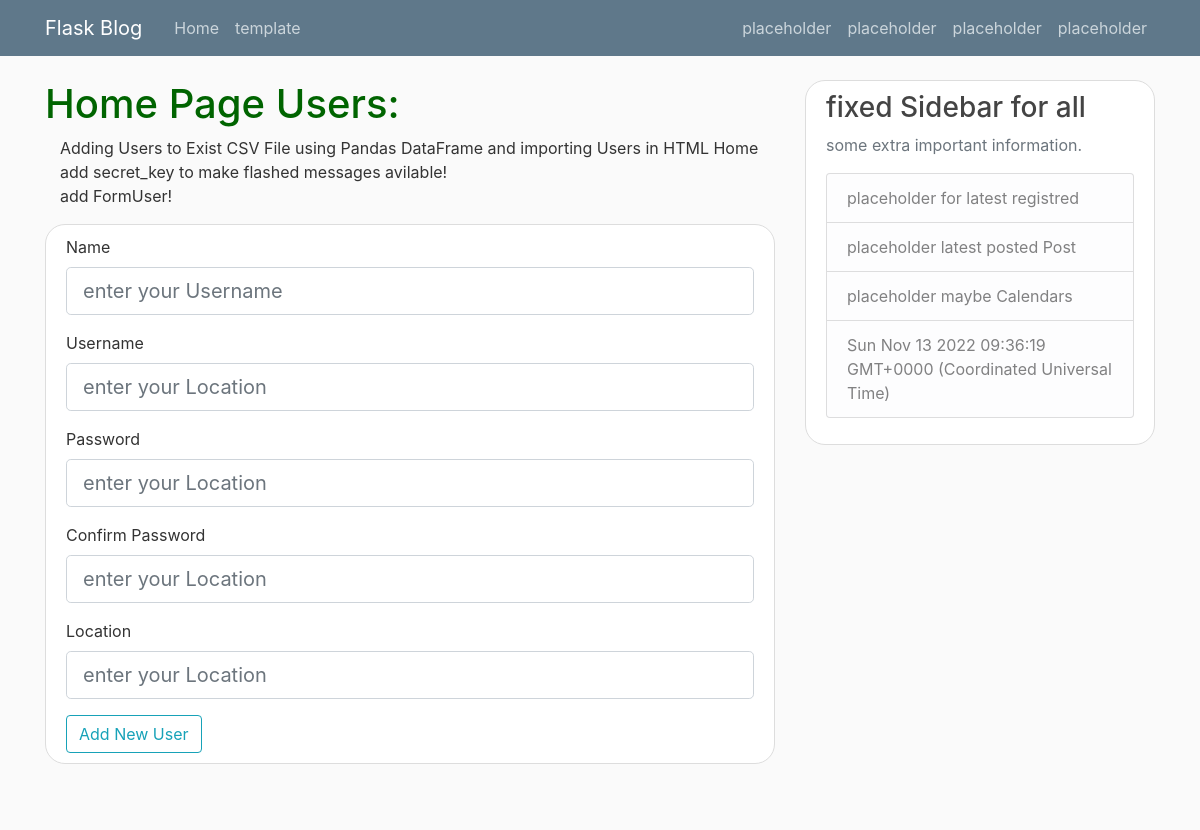
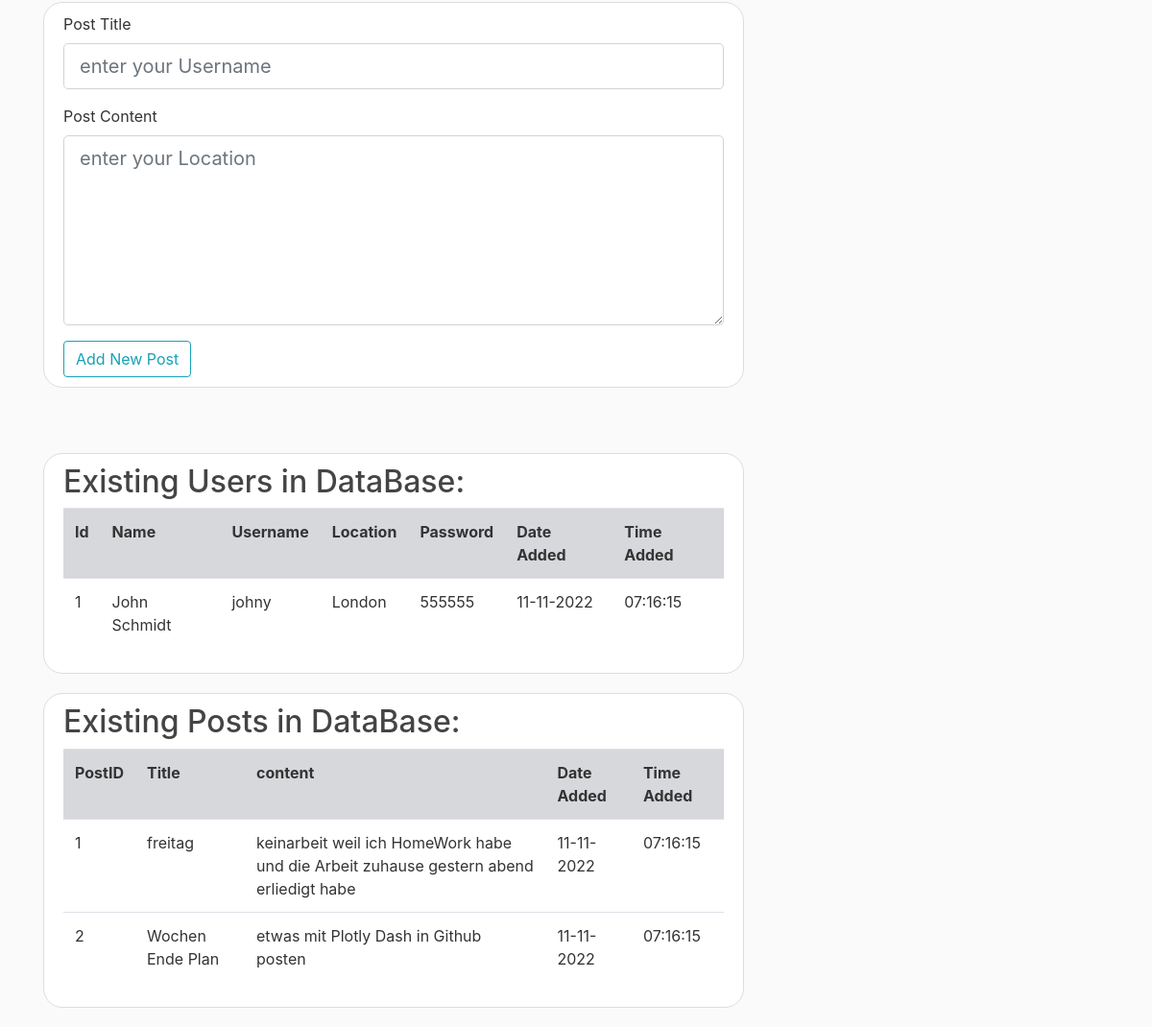
The page / on the database its author committed (2 pictures, top to bottom).
### app.py (models this page shows)
class Users(db.Model):
    id=db.Column(db.Integer, primary_key=True)
    name=db.Column(db.String(20),unique=False,nullable=False)
    username=db.Column(db.String(20),unique=True,nullable=False)
    password=db.Column(db.String(100),unique=False,nullable=False)
    location=db.Column(db.String(20),nullable=False)
    date_added=db.Column(db.DateTime,default=datetime.utcnow())
    @property
    def date(self):
        date=self.date_added.strftime("%d-%m-%Y")
        time=self.date_added.strftime("%H:%M:%S")
        date=dict(date=date,time=time)
        return date

class Posts(db.Model):
    id=db.Column(db.Integer, primary_key=True)
    title=db.Column(db.String(100),unique=False,nullable=False)
    content=db.Column(db.String(500),unique=True,nullable=False)
    date_added=db.Column(db.DateTime,default=datetime.utcnow())
    @property
    def date(self):
        date=self.date_added.strftime("%d-%m-%Y")
        time=self.date_added.strftime("%H:%M:%S")
        date=dict(date=date,time=time)
        return date

### app.py (the view, shortened to what this page needs)
@app.route('/',methods=['POST','GET'])
def home():
    form = UserForm()
    postform=PostForm()
    users=Users.query.order_by(Users.date_added)
    posts=Posts.query
    return render_template('home.html',users=users,form=form,postform=postform,posts=posts)

### app.py
class UserForm(FlaskForm):
    name=StringField('Name',validators=[DataRequired(),Length(min=3,max=20)])
    username=StringField('Username',validators=[DataRequired(),Length(min=3,max=20)])
    location=StringField('Location',validators=[DataRequired(),Length(min=2,max=20)])
    password=PasswordField('Password',validators=[DataRequired(),Length(min=6,max=20),EqualTo('password2',message="you most confirm your Password")])
    password2=PasswordField('Confirm Password',validators=[DataRequired(),Length(min=6,max=20)])
    submit=SubmitField('Add New User')

class PostForm(FlaskForm):
    title=StringField('Post Title',validators=[DataRequired(),Length(min=3,max=100)])
    content=TextAreaField('Post Content',validators=[DataRequired()])
    submit=SubmitField('Add New Post')

### templates/home.html (shortened to what this page needs)
{%extends 'layout.html'%}
{% block content %}
<h1 style="color:darkgreen;">Home Page Users:</h1>
<div class="container">
	<p>
		Adding Users to Exist CSV File using Pandas DataFrame and importing Users in HTML Home<br>
		add secret_key to make flashed messages avilable!<br>
		add FormUser!<br>
	</p>
</div>
<div class="content-section">
	<form method="POST" action="#">
		 <div class="form-group">
			{{form.name.label(class="form-control-label")}}
			 {{form.name(class="form-control form-control-lg",placeholder='enter your Username')}}
		 </div>
		<div class="form-group">
			{{form.username.label(class="form-control-label")}} {{form.username(class="form-control form-control-lg",placeholder='enter your Location')}}
		</div>
		<div class="form-group">
			{{form.password.label(class="form-control-label")}} {{form.password(class="form-control form-control-lg",placeholder='enter your Location')}}
		</div>
		<div class="form-group">
			{{form.password2.label(class="form-control-label")}} {{form.password2(class="form-control form-control-lg",placeholder='enter your Location')}}
		</div>
		<div class="form-group">
			{{form.location.label(class="form-control-label")}} {{form.location(class="form-control form-control-lg",placeholder='enter your Location')}}
		</div>
		 {{form.submit(class="btn btn-outline-info")}}
	</form>
</div>
<br>
<br>
<div class="content-section post-form">
	<form method="POST" action="#">
		 <div class="form-group">
			{{postform.title.label(class="form-control-label")}}
			 {{postform.title(class="form-control form-control-lg",placeholder='enter your Username')}}
		 </div>
		<div class="form-group">
			{{postform.content.label(class="form-control-label")}} {{postform.content(class="form-control form-control-lg",placeholder='enter your Location', rows=6)}}
		</div>
		 {{postform.submit(class="btn btn-outline-info")}}
	</form>
</div>
<br>
<br>
<div class="content-section">
<h2>Existing Users in DataBase:</h2>
<table class="table table-hover">
	<tr class="table-secondary">
		<th>Id</th><th>Name</th><th>Username</th><th>Location</th><th>Password</th><th>Date Added</th><th>Time Added</th>
	</tr>
	{%for user in users%}
		<tr>
			<td>{{user.id}}</td><td>{{user.name}}</td><td>{{user.username}}</td><td>{{user.location}}</td><td>{{user.password}}</td><td>{{user.date.date}}</td><td>{{user.date.time}}</td>
		</tr>
	{%endfor%}
</table>
</div>
<div class="content-section">
	<h2>Existing Posts in DataBase:</h2>
	<table class="table table-hover">
	<tr class="table-secondary">
		<th>PostID</th><th>Title</th><th>content</th><th>Date Added</th><th>Time Added</th>
	</tr>
	{%for post in posts%}
		<tr>
			<td>{{post.id}}</td><td>{{post.title}}</td><td>{{post.content}}</td><td>{{post.date.date}}</td><td>{{post.date.time}}</td>
		</tr>
	{%endfor%}
	</table>
</div>
{% endblock %}

### templates/layout.html (shortened to what this page needs)
<!DOCTYPE html>
<html>
<head>
    <link rel="stylesheet" href="https://maxcdn.bootstrapcdn.com/bootstrap/4.0.0/css/bootstrap.min.css">
    <link rel="stylesheet" type="text/css" href="{{ url_for('static', filename='style.css') }}">
</head>
<body>
      {%include 'navbar.html'%}
    <main role="main" class="container">
      <div class="row">
        <div class="col-md-8">
          {% block content %}{% endblock %}
        </div>
        <div class="col-md-4">
          <div class="content-section">
            <h3>fixed Sidebar for all</h3>
            <p class='text-muted'>some extra important information.
              <ul class="list-group">
                <li class="list-group-item list-group-item-light">placeholder for latest registred</li>
                <li class="list-group-item list-group-item-light"> placeholder latest posted Post</li>
                <li class="list-group-item list-group-item-light"> placeholder maybe Calendars</li>
                <li class="list-group-item list-group-item-light" id="bm-time"> placeholder time </li>
              </ul>
            </p>
          </div>
        </div>
      </div>
    </main>
</body>
</html>

### templates/navbar.html (shortened to what this page needs)
<header class="site-header">
<nav class="navbar navbar-expand-md navbar-dark bg-steel fixed-top">
        <div class="container">
          <a class="navbar-brand mr-4" href="/">Flask Blog</a>
          <div class="collapse navbar-collapse" id="navbarToggle">
            <div class="navbar-nav mr-auto">
              <a class="nav-item nav-link" href="{{ url_for('home') }}">Home</a>
              <a class="nav-item nav-link" href="{{ url_for('test') }}">template</a>
            </div>
            <div class="navbar-nav">
                <a class="nav-item nav-link" href="{{ url_for('home') }}">placeholder</a>
                <a class="nav-item nav-link" href="{{ url_for('home') }}">placeholder</a>
                <a class="nav-item nav-link" href="{{ url_for('home') }}">placeholder</a>
                <a class="nav-item nav-link" href="{{ url_for('home') }}">placeholder</a>
            </div>
          </div>
        </div>
  </nav>
</header>

### static/style.css (style rules this page uses)
body { background: #fafafa; color: #333333; margin-top: 5rem; }
.content-section { background: #ffffff; padding: 10px 20px; border: 1px solid #dddddd; border-radius: 20px; margin-bottom: 20px; }
h1, h2, h3, h4, h5, h6 { color: #444444; }
.bg-steel { background-color: #5f788a; }
.site-header .navbar-nav .nav-link { color: #cbd5db; }
li { color:#8189; }

### rows shown on the page
Users: id "1", name "John Schmidt", username "johny", location "London", password "555555", date "11-11-2022", date.time "07:16:15"
Posts: id "1", title "freitag", content "keinarbeit weil ich HomeWork habe und die Arbeit zuhause gestern abend erliedigt habe", date "11-11-2022", date.time "07:16:15"
Posts: id "2", title "Wochen Ende Plan", content "etwas mit Plotly Dash in Github posten", date "11-11-2022", date.time "07:16:15"

### other values the page prints
{{ postform.title.label(class="form-control-label") }} "Post Title"
{{ postform.content.label(class="form-control-label") }} "Post Content"
